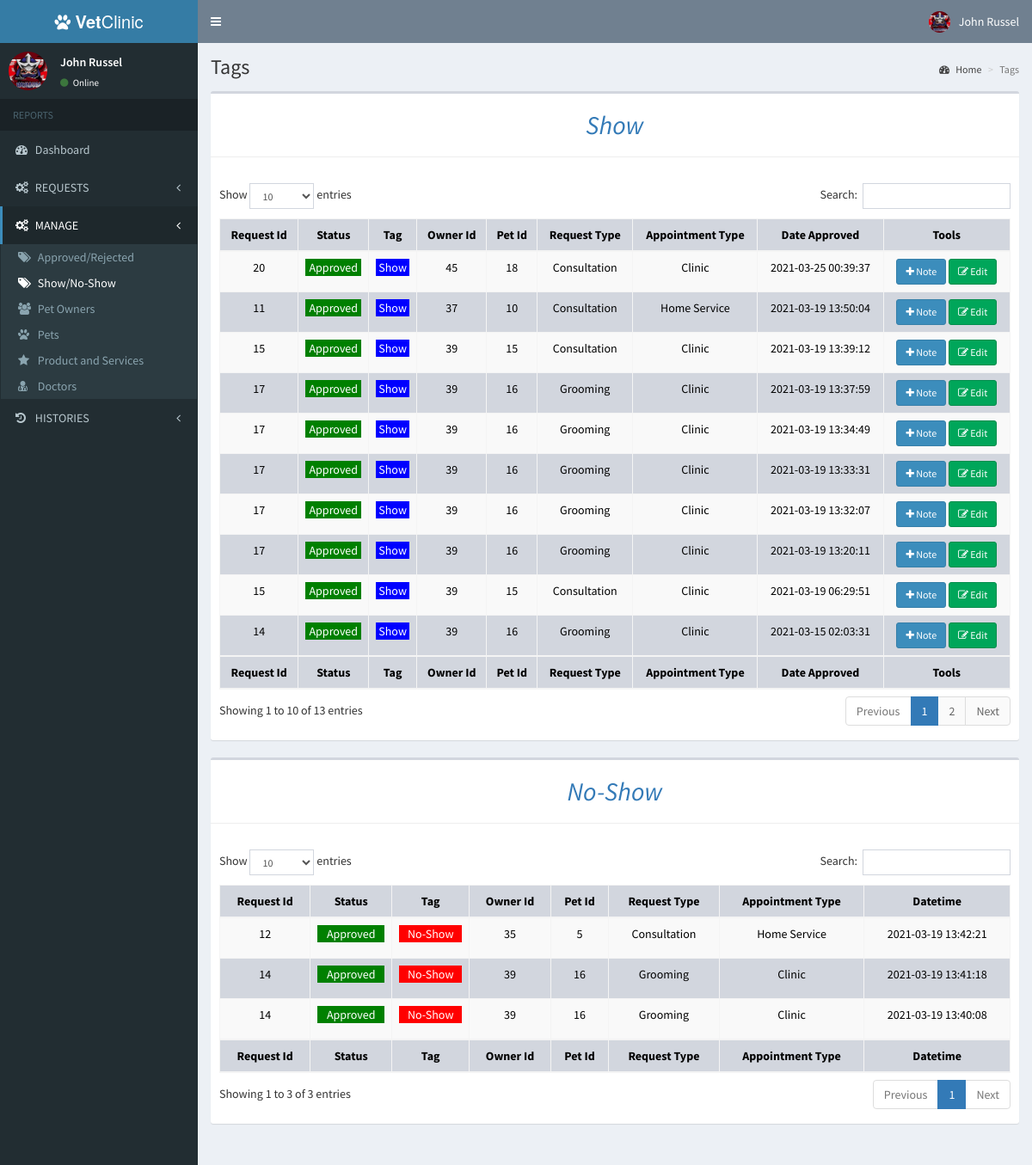
Page /admin/tags.php (signed in) on the committed database.
### tables this page shows
CREATE TABLE `users` (
  `id` int(11) NOT NULL,
  `email` varchar(200) NOT NULL,
  `password` varchar(60) NOT NULL,
  `type` int(1) NOT NULL,
  `access` int(9) NOT NULL,
  `firstname` varchar(50) NOT NULL,
  `middlename` varchar(255) DEFAULT NULL,
  `lastname` varchar(50) NOT NULL,
  `birthdate` date DEFAULT NULL,
  `address` text NOT NULL,
  `contact_info` varchar(100) NOT NULL,
  `photo` varchar(200) NOT NULL,
  `status` int(1) NOT NULL,
  `activate_code` varchar(15) NOT NULL,
  `reset_code` varchar(15) NOT NULL,
  `created_on` date NOT NULL
);

CREATE TABLE `histories` (
  `id` int(255) NOT NULL,
  `request_status` varchar(255) NOT NULL,
  `tag` varchar(255) DEFAULT NULL,
  `request_id` int(255) NOT NULL,
  `owner_id` int(255) NOT NULL,
  `pet_id` int(255) NOT NULL,
  `pet_class` varchar(255) NOT NULL,
  `pet_breed` varchar(255) NOT NULL,
  `request_type` varchar(255) NOT NULL,
  `appointment_type` varchar(255) NOT NULL,
  `vaccine_type` varchar(255) NOT NULL,
  `date` timestamp NOT NULL DEFAULT CURRENT_TIMESTAMP ON UPDATE CURRENT_TIMESTAMP
);

### admin/includes/session.php (called while the page is built, shortened)
<?php
	include '../includes/conn.php';
	$conn = $pdo->open();
	$stmt = $conn->prepare("SELECT * FROM users WHERE id=:id");
	$stmt->execute(['id'=>$_SESSION['admin']]);
	$admin = $stmt->fetch();
?>

### admin/tags.php (the view, shortened to what this page needs)
<?php include 'includes/session.php'; ?>
<?php include 'includes/header.php'; ?>
<body class="hold-transition skin-blue sidebar-mini">
<div class="wrapper">
  <?php include 'includes/navbar.php'; ?>
  <?php include 'includes/menubar.php'; ?>
  <div class="content-wrapper">
    <section class="content-header">
      <h1>
        Tags
      </h1>
      <ol class="breadcrumb">
        <li><a href="home.php"><i class="fa fa-dashboard"></i> Home</a></li>
        <li class="active">Tags</li>
      </ol>
    </section>
    <section class="content">
      <div class="row">
        <div class="col-xs-12">
          <div class="box">
          <a href=""><i><h2>Show</h2></i></a><hr>
            <div class="box-body">
              <table id="history" class="table table-striped table-hover table-bordered bg-gray" style ="width:100%">
                <thead>
                <th>Request Id</th>
                    <th>Status</th>
                    <th>Tag</th>
                    <th>Owner Id</th>
                    <th>Pet Id</th>
                    <th>Request Type</th>
                    <th>Appointment Type</th>
                    <th>Date Approved</th>
                    <th>Tools</th>
                </thead>
                <tfoot>
                <th>Request Id</th>
                    <th>Status</th>
                    <th>Tag</th>
                    <th>Owner Id</th>
                    <th>Pet Id</th>
                    <th>Request Type</th>
                    <th>Appointment Type</th>
                    <th>Date Approved</th>
                    <th>Tools</th>
                </tfoot>
                <tbody>
                <?php
                    $conn = $pdo->open();
                    try{
                      $stmt = $conn->prepare("SELECT * FROM histories where tag='Show' order by id DESC");
                      $stmt->execute();
                      foreach($stmt as $row){
                          if($row['request_status']=='Approved'){
                            $status = "<p class='text-center' style='color:white; background-color:green;'>
                            ".$row['request_status']."
                            </p>";
                          }
                          if($row['tag']=='Show'){
                            $tag = "<p class='text-center' style='color:white; background-color:blue;'>
                            ".$row['tag']."
                            </p>";
                          }
                        echo "
                          <tr>
                            <td>".$row['request_id']."</td>
                            <td>".$status."</td>
                            <td>".$tag."</td>
                            <td>".$row['owner_id']."</td>
                            <td>".$row['pet_id']."</td>
                            <td>".$row['request_type']."</td>
                            <td>".$row['appointment_type']."</td>
                            <td>".$row['date']."</td>
                            <td>
                            <button href='#uploadDiagnosis'
                                data-id='".$row['pet_id']."' data-toggle='modal'
                                class='upload btn btn-sm btn-primary'>
                                <i class='fa fa-plus'></i> Note
                            </button>
                            <button href='#editPet'
                              data-id='".$row['pet_id']."' data-toggle='modal'
															class='edit btn btn-sm btn-success'>
														  <i class='fa fa-edit'></i> Edit
                            </button>
                            </td>
                          </tr>
                        ";
                      }
                    }
                    catch(PDOException $e){
                      echo $e->getMessage();
                    }
                  ?>
                </tbody>
              </table>
            </div>
          </div>
        </div>
      </div>
      <div class="row">
        <div class="col-xs-12">
          <div class="box">
      <a href=""><i><h2>No-Show</h2></i></a>
        <hr>
            <div class="box-body">
              <table id="noshow" class="table table-striped table-hover table-bordered bg-gray" style ="width:100%">
                <thead>
                <th>Request Id</th>
                    <th>Status</th>
                    <th>Tag</th>
                    <th>Owner Id</th>
                    <th>Pet Id</th>
                    <th>Request Type</th>
                    <th>Appointment Type</th>
                    <th>Datetime</th>
                </thead>
                <tfoot>
                <th>Request Id</th>
                    <th>Status</th>
                    <th>Tag</th>
                    <th>Owner Id</th>
                    <th>Pet Id</th>
                    <th>Request Type</th>
                    <th>Appointment Type</th>
                    <th>Datetime</th>
                </tfoot>
                <tbody>
                <?php
                    $conn = $pdo->open();
                    try{
                      $stmt = $conn->prepare("SELECT * FROM histories where tag='No-Show' order by id DESC");
                      $stmt->execute();
                      foreach($stmt as $row){
                          if($row['request_status']=='Approved'){
                            $status = "<p class='text-center' style='color:white; background-color:green;'>
                            ".$row['request_status']."
                            </p>";
                          }
                          if($row['tag']=='No-Show'){
                            $tag = "<p class='text-center' style='color:white; background-color:red;'>
                            ".$row['tag']."
                            </p>";
                          }
                        echo "
                          <tr>
                            <td>".$row['request_id']."</td>
                            <td>".$status."</td>
                            <td>".$tag."</td>
                            <td>".$row['owner_id']."</td>
                            <td>".$row['pet_id']."</td>
                            <td>".$row['request_type']."</td>
                            <td>".$row['appointment_type']."</td>
                            <td>".$row['date']."</td>
                          </tr>
                        ";
                      }
                    }
                    catch(PDOException $e){
                      echo $e->getMessage();
                    }
                  ?>
                </tbody>
              </table>
            </div>
          </div>
        </div>
      </div>
    </section>
  </div>
</div>
</body>
</html>

### admin/includes/navbar.php (shortened to what this page needs)
<header class="main-header">
  <a href="home.php" class="logo">
    <span class="logo-lg"><i class="fa fa-paw"></i><b> Vet</b>Clinic</span>
  </a>
  <nav class="navbar navbar-static-top">
    <a href="#" class="sidebar-toggle" data-toggle="push-menu" role="button">
    </a>
    <div class="navbar-custom-menu">
      <ul class="nav navbar-nav">
        <li class="dropdown user user-menu">
          <a href="#" class="dropdown-toggle" data-toggle="dropdown">
            <img src="<?php echo (!empty($admin['photo']))
              ? '../images/'.$admin['photo']
              : '../images/profile.jpg'; ?>" class="user-image" alt="User Image">
            <span class="hidden-xs"><?php echo $admin['firstname'].' '.$admin['lastname']; ?></span>
          </a>
        </li>
      </ul>
    </div>
  </nav>
</header>

### admin/includes/menubar.php (shortened to what this page needs)
<aside class="main-sidebar">
  <section class="sidebar">
    <div class="user-panel">
      <div class="pull-left image">
        <img src="<?php echo (!empty($admin['photo']))
        ? '../images/'.$admin['photo']
        : '../images/profile.jpg'; ?>" class="img-circle" alt="User Image">
      </div>
      <div class="pull-left info">
        <p><?php echo $admin['firstname'].' '.$admin['lastname']; ?></p>
        <a><i class="fa fa-circle text-success"></i> Online</a>
      </div>
    </div>
    <ul class="sidebar-menu" data-widget="tree">
      <li class="header">REPORTS</li>
        <li><a href="home.php"><i class="fa fa-dashboard"></i> <span>Dashboard</span></a></li>
        <li class="treeview">
        <a href="#">
          <i class="fa fa-cogs"></i>
          <span>REQUESTS</span>
          <span class="pull-right-container">
            <i class="fa fa-angle-left pull-right"></i>
          </span>
        </a>
      </li>
      <li class="treeview">
        <a href="#">
          <i class="fa fa-cogs"></i>
          <span>MANAGE</span>
          <span class="pull-right-container">
            <i class="fa fa-angle-left pull-right"></i>
          </span>
        </a>
        <ul class="treeview-menu header">
          <li><a href="client_request.php"><i class="fa fa-tags"></i> <span>Approved/Rejected</span></a></li>
          <li><a href="tags.php"><i class="fa fa-tags"></i> <span>Show/No-Show</span></a></li>
          <li><a href="users.php"><i class="fa fa-users"></i> <span>Pet Owners</span></a></li>
          <li><a href="pets.php"><i class="fa fa-paw"></i> <span>Pets</span></a></li>
          <li><a href="item_service.php"><i class="fa fa-star"></i> <span>Product and Services</span></a></li>
          <li><a href="admin.php"><i class="fa fa-user-md"></i> <span>Doctors</span></a></li>
        </ul>
      </li>
      <li class="treeview">
        <a href="#">
          <i class="fa fa-history"></i>
          <span>HISTORIES</span>
          <span class="pull-right-container">
            <i class="fa fa-angle-left pull-right"></i>
          </span>
        </a>
      </li>
    </ul>
  </section>
</aside>

### admin/tags.php (style rules this page uses)
td { text-align:center; }
th { text-align:center; }
h2 { text-align:center; }

### rows in the picture
users: photo (picture), firstname "John", lastname "Russel"
histories: request "20", request_status "Approved", tag "Show", owner "45", pet "18", request_type "Consultation", appointment_type "Clinic", date "2021-03-25 00:39:37"
histories: request "11", request_status "Approved", tag "Show", owner "37", pet "10", request_type "Consultation", appointment_type "Home Service", date "2021-03-19 13:50:04"
histories: request "15", request_status "Approved", tag "Show", owner "39", pet "15", request_type "Consultation", appointment_type "Clinic", date "2021-03-19 13:39:12"
histories: request "17", request_status "Approved", tag "Show", owner "39", pet "16", request_type "Grooming", appointment_type "Clinic", date "2021-03-19 13:37:59"
histories: request "17", request_status "Approved", tag "Show", owner "39", pet "16", request_type "Grooming", appointment_type "Clinic", date "2021-03-19 13:34:49"
histories: request "17", request_status "Approved", tag "Show", owner "39", pet "16", request_type "Grooming", appointment_type "Clinic", date "2021-03-19 13:33:31"
histories: request "17", request_status "Approved", tag "Show", owner "39", pet "16", request_type "Grooming", appointment_type "Clinic", date "2021-03-19 13:32:07"
histories: request "17", request_status "Approved", tag "Show", owner "39", pet "16", request_type "Grooming", appointment_type "Clinic", date "2021-03-19 13:20:11"
histories: request "15", request_status "Approved", tag "Show", owner "39", pet "15", request_type "Consultation", appointment_type "Clinic", date "2021-03-19 06:29:51"
histories: request "14", request_status "Approved", tag "Show", owner "39", pet "16", request_type "Grooming", appointment_type "Clinic", date "2021-03-15 02:03:31"
histories: request "12", request_status "Approved", tag "No-Show", owner "35", pet "5", request_type "Consultation", appointment_type "Home Service", date "2021-03-19 13:42:21"
histories: request "14", request_status "Approved", tag "No-Show", owner "39", pet "16", request_type "Grooming", appointment_type "Clinic", date "2021-03-19 13:41:18"
histories: request "14", request_status "Approved", tag "No-Show", owner "39", pet "16", request_type "Grooming", appointment_type "Clinic", date "2021-03-19 13:40:08"
